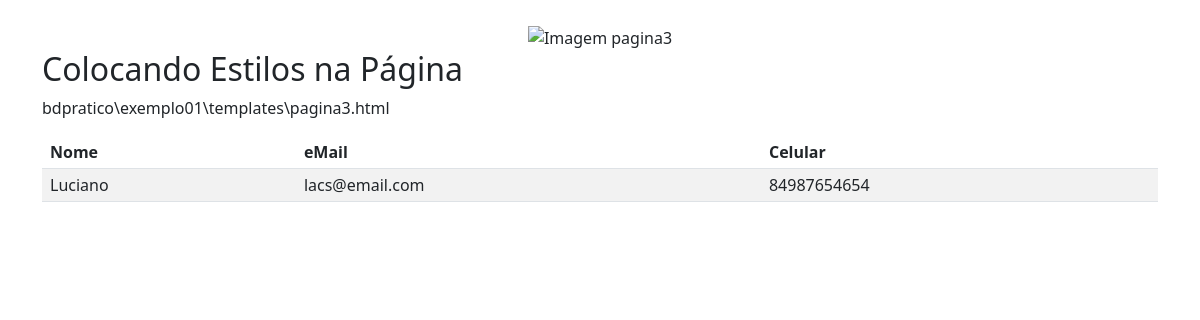
/pagina3, run on the app's committed database.
### exemplo01/models.py (models this page shows, shortened)
class Pessoa(models.Model):
    nome = models.CharField(max_length=50, null=False, blank=False, verbose_name='Nome')
    email = models.CharField(max_length=50, null=False, blank=False, verbose_name='eMail')
    celular = models.CharField(max_length=20, null=True, blank=True, verbose_name='celular')
    funcao = models.CharField(max_length=30, null=True, blank=True, verbose_name='Funcao')
    nascimento = models.DateField(null=True, blank=True, verbose_name='Nascimento')
    ativo = models.BooleanField(default=True, verbose_name='Ativo')
    class Meta:
        ordering = ['nome', 'funcao']

### exemplo01/views.py (the view)
# urls.py: path('pagina3', views.pagina3, name='pagina3_alias'),
def pagina3(request):
    dicionario = {}
    registros = Pessoa.objects.all()
    dicionario['pessoas'] = registros
    return render(request, 'pagina3.html', dicionario)

### exemplo01/templates/pagina3.html (shortened to what this page needs)
{% load static %}
<!DOCTYPE html>
<html lang="pt-br">
<head>
    <link href="https://cdn.jsdelivr.net/npm/bootstrap@5.3.0/dist/css/bootstrap.min.css" rel="stylesheet">
</head>
<body>
    <div class="container mt-4">
        <center>
            <img src="{% static 'pagina3.png' %}" class="img-fluid" alt="Imagem pagina3" width="15%">
        </center>
        <p class="h2">Colocando Estilos na Página</p>
        <p>bdpratico\exemplo01\templates\pagina3.html</p>
        <div class="row" style="line-height: 1;">
            <div class="col-md-12 col-sm-12 col-xs-12">
                <table class="table table-striped table-hover">
                    <thead>
                        <tr>
                            <th>Nome</th>
                            <th>eMail</th>
                            <th>Celular</th>
                        </tr>
                    </thead>
                    <tbody>
                        {% for regs in pessoas %}
                        <tr>
                            <td>{{ regs.nome }}</td>
                            <td>{{ regs.email }}</td>
                            <td>{{ regs.celular }}</td>
                        </tr>
                        {% endfor %}
                    </tbody>
                </table>
            </div>
        </div>
    </div>
</body>
</html>

### data on the page
Pessoa: nome "Luciano", email "lacs@email.com", celular "84987654654"
